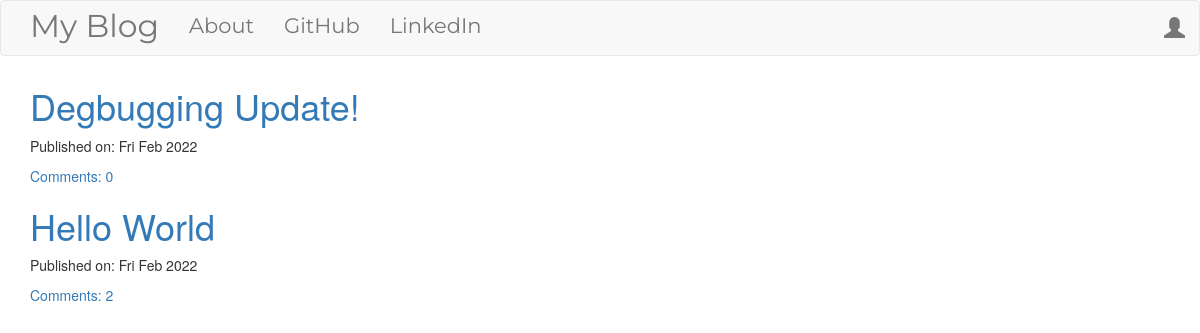
Before: / with the older database file.
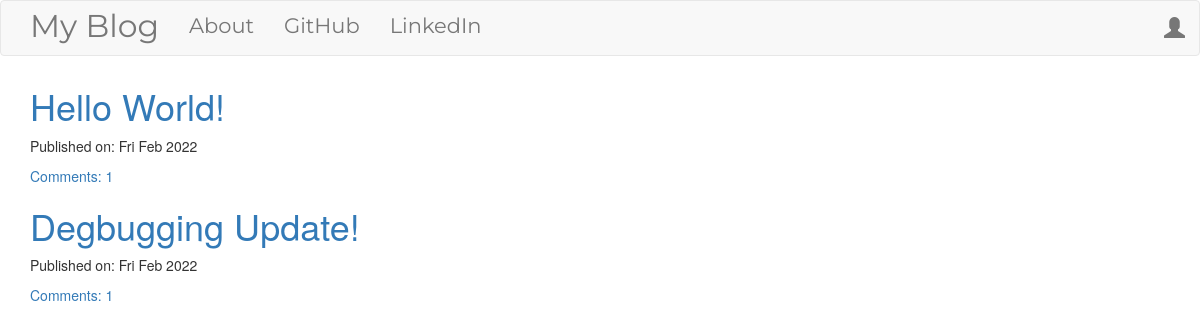
After: the same page with the newer database file.
### blog/models.py (models this page shows, shortened)
class Post(models.Model):
    author = models.ForeignKey('auth.User', on_delete=models.CASCADE)
    title = models.CharField(max_length=256)
    text = models.TextField()
    created_at = models.DateTimeField(default=timezone.now)
    published_date = models.DateTimeField(blank=True, null=True)
    def approve_comments(self):
        return self.comments.filter(approved_comment=True)

### blog/views.py (the view)
# urls.py: path('', views.PostListView.as_view(), name='post_list'),
class PostListView(ListView):
    model = Post
    def get_queryset(self):
        return Post.objects.filter(published_date__lt=timezone.now()).order_by('-published_date')

### blog/templates/blog/post_list.html
{% extends 'blog/base.html' %}
{% block content %}
    <div class="centerstage">
        {% for post in post_list %}
        <div class="post">
            <h1><a href="{% url 'post_detail' pk=post.pk %}">{{ post.title }}</a></h1>
            <div class="date">
                <p>Published on: {{ post.published_date|date:'D M Y' }}</p>
            </div>
            <a href="{% url 'post_detail' pk=post.pk %}">Comments: {{ post.approve_comments.count }}</a>
        </div>
        {% endfor %}
    </div>
{% endblock %}

Changed rows visible on the page:
removed Post: title "Hello World", published_date "Fri Feb 2022", approve_comments.count "2"
added Post: title "Hello World!", published_date "Fri Feb 2022", approve_comments.count "1"
changed Post "Degbugging Update!": approve_comments.count "0" → "1"
